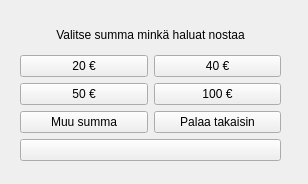
<?xml version="1.0" encoding="UTF-8"?>
<ui version="4.0">
 <class>moneySelect</class>
 <widget class="QWidget" name="moneySelect">
  <property name="geometry">
   <rect>
    <x>0</x>
    <y>0</y>
    <width>308</width>
    <height>184</height>
   </rect>
  </property>
  <property name="windowTitle">
   <string>Form</string>
  </property>
  <widget class="QWidget" name="gridLayoutWidget">
   <property name="geometry">
    <rect>
     <x>20</x>
     <y>20</y>
     <width>261</width>
     <height>141</height>
    </rect>
   </property>
   <layout class="QGridLayout" name="gridLayout">
    <item row="3" column="0">
     <widget class="QPushButton" name="selectAmount">
      <property name="text">
       <string>Muu summa</string>
      </property>
     </widget>
    </item>
    <item row="1" column="0">
     <widget class="QPushButton" name="twentyEuro">
      <property name="text">
       <string>20 €</string>
      </property>
     </widget>
    </item>
    <item row="2" column="1">
     <widget class="QPushButton" name="hundredEuro">
      <property name="text">
       <string>100 €</string>
      </property>
     </widget>
    </item>
    <item row="0" column="0" colspan="2">
     <widget class="QLabel" name="chooseLabel">
      <property name="text">
       <string>Valitse summa minkä haluat nostaa</string>
      </property>
      <property name="alignment">
       <set>Qt::AlignCenter</set>
      </property>
     </widget>
    </item>
    <item row="1" column="1">
     <widget class="QPushButton" name="fortyEuro">
      <property name="text">
       <string>40 €</string>
      </property>
     </widget>
    </item>
    <item row="3" column="1">
     <widget class="QPushButton" name="backToMenu">
      <property name="text">
       <string>Palaa takaisin</string>
      </property>
     </widget>
    </item>
    <item row="2" column="0">
     <widget class="QPushButton" name="fiftyEuro">
      <property name="text">
       <string>50 €</string>
      </property>
     </widget>
    </item>
    <item row="4" column="0" colspan="2">
     <widget class="QPushButton" name="insertMoney">
      <property name="text">
       <string/>
      </property>
     </widget>
    </item>
   </layout>
  </widget>
 </widget>
 <resources/>
 <connections/>
</ui>
